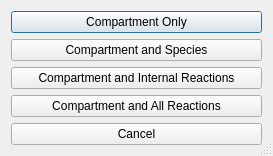
<?xml version="1.0" encoding="UTF-8"?>
<ui version="4.0">
<comment> Copyright (C) 2019 - 2021 by Pedro Mendes, Rector and Visitors of the </comment>
<comment> University of Virginia, University of Heidelberg, and University </comment>
<comment> of Connecticut School of Medicine. </comment>
<comment> All rights reserved. </comment>

<comment> Copyright (C) 2017 - 2018 by Pedro Mendes, Virginia Tech Intellectual </comment>
<comment> Properties, Inc., University of Heidelberg, and University of </comment>
<comment> of Connecticut School of Medicine. </comment>
<comment> All rights reserved. </comment>

<comment> Copyright (C) 2013 - 2016 by Pedro Mendes, Virginia Tech Intellectual </comment>
<comment> Properties, Inc., University of Heidelberg, and The University </comment>
<comment> of Manchester. </comment>
<comment> All rights reserved. </comment>

 <comment> All rights reserved. </comment>
 <class>CQCompartmentCopyOptions</class>
 <widget class="QDialog" name="CQCompartmentCopyOptions">
  <property name="geometry">
   <rect>
    <x>0</x>
    <y>0</y>
    <width>273</width>
    <height>155</height>
   </rect>
  </property>
  <property name="windowTitle">
   <string>Compartment Copy Options</string>
  </property>
  <property name="sizeGripEnabled">
   <bool>true</bool>
  </property>
  <layout class="QVBoxLayout" name="verticalLayout">
   <item>
    <widget class="QPushButton" name="mpBtnCompartment">
     <property name="text">
      <string>Compartment Only</string>
     </property>
     <property name="shortcut">
      <string/>
     </property>
     <property name="autoDefault">
      <bool>true</bool>
     </property>
     <property name="default">
      <bool>true</bool>
     </property>
    </widget>
   </item>
   <item>
    <widget class="QPushButton" name="mpBtnAndSpecies">
     <property name="text">
      <string>Compartment and Species</string>
     </property>
     <property name="shortcut">
      <string/>
     </property>
     <property name="autoDefault">
      <bool>true</bool>
     </property>
    </widget>
   </item>
   <item>
    <widget class="QPushButton" name="mpBtnAndIntReactions">
     <property name="text">
      <string>Compartment and Internal Reactions</string>
     </property>
     <property name="shortcut">
      <string/>
     </property>
     <property name="autoDefault">
      <bool>true</bool>
     </property>
    </widget>
   </item>
   <item>
    <widget class="QPushButton" name="mpBtnAndAllReactions">
     <property name="text">
      <string>Compartment and All Reactions</string>
     </property>
     <property name="shortcut">
      <string/>
     </property>
     <property name="autoDefault">
      <bool>true</bool>
     </property>
    </widget>
   </item>
   <item>
    <widget class="QPushButton" name="mpBtnCancel">
     <property name="text">
      <string>Cancel</string>
     </property>
     <property name="shortcut">
      <string/>
     </property>
     <property name="autoDefault">
      <bool>true</bool>
     </property>
    </widget>
   </item>
   <item>
    <spacer name="mpSpace">
     <property name="orientation">
      <enum>Qt::Vertical</enum>
     </property>
     <property name="sizeType">
      <enum>QSizePolicy::Expanding</enum>
     </property>
     <property name="sizeHint" stdset="0">
      <size>
       <width>20</width>
       <height>60</height>
      </size>
     </property>
    </spacer>
   </item>
  </layout>
 </widget>
 <layoutdefault spacing="6" margin="11"/>
 <resources/>
 <connections>
  <connection>
   <sender>mpBtnCancel</sender>
   <signal>clicked()</signal>
   <receiver>CQCompartmentCopyOptions</receiver>
   <slot>reject()</slot>
   <hints>
    <hint type="sourcelabel">
     <x>20</x>
     <y>20</y>
    </hint>
    <hint type="destinationlabel">
     <x>20</x>
     <y>20</y>
    </hint>
   </hints>
  </connection>
  <connection>
   <sender>mpBtnAndAllReactions</sender>
   <signal>clicked()</signal>
   <receiver>CQCompartmentCopyOptions</receiver>
   <slot>slotAndAllReactions()</slot>
   <hints>
    <hint type="sourcelabel">
     <x>20</x>
     <y>20</y>
    </hint>
    <hint type="destinationlabel">
     <x>20</x>
     <y>20</y>
    </hint>
   </hints>
  </connection>
  <connection>
   <sender>mpBtnCompartment</sender>
   <signal>clicked()</signal>
   <receiver>CQCompartmentCopyOptions</receiver>
   <slot>slotCompartment()</slot>
   <hints>
    <hint type="sourcelabel">
     <x>20</x>
     <y>20</y>
    </hint>
    <hint type="destinationlabel">
     <x>20</x>
     <y>20</y>
    </hint>
   </hints>
  </connection>
  <connection>
   <sender>mpBtnAndSpecies</sender>
   <signal>clicked()</signal>
   <receiver>CQCompartmentCopyOptions</receiver>
   <slot>slotAndSpecies()</slot>
   <hints>
    <hint type="sourcelabel">
     <x>20</x>
     <y>20</y>
    </hint>
    <hint type="destinationlabel">
     <x>20</x>
     <y>20</y>
    </hint>
   </hints>
  </connection>
  <connection>
   <sender>mpBtnAndIntReactions</sender>
   <signal>clicked()</signal>
   <receiver>CQCompartmentCopyOptions</receiver>
   <slot>slotAndIntReactions()</slot>
   <hints>
    <hint type="sourcelabel">
     <x>138</x>
     <y>75</y>
    </hint>
    <hint type="destinationlabel">
     <x>138</x>
     <y>78</y>
    </hint>
   </hints>
  </connection>
 </connections>
  <slots>
    <slot>slotCompartment()</slot>
    <slot>slotAndSpecies()</slot>
    <slot>slotAndIntReactions()</slot>
    <slot>slotAndAllReactions()</slot>
  </slots>
</ui>
